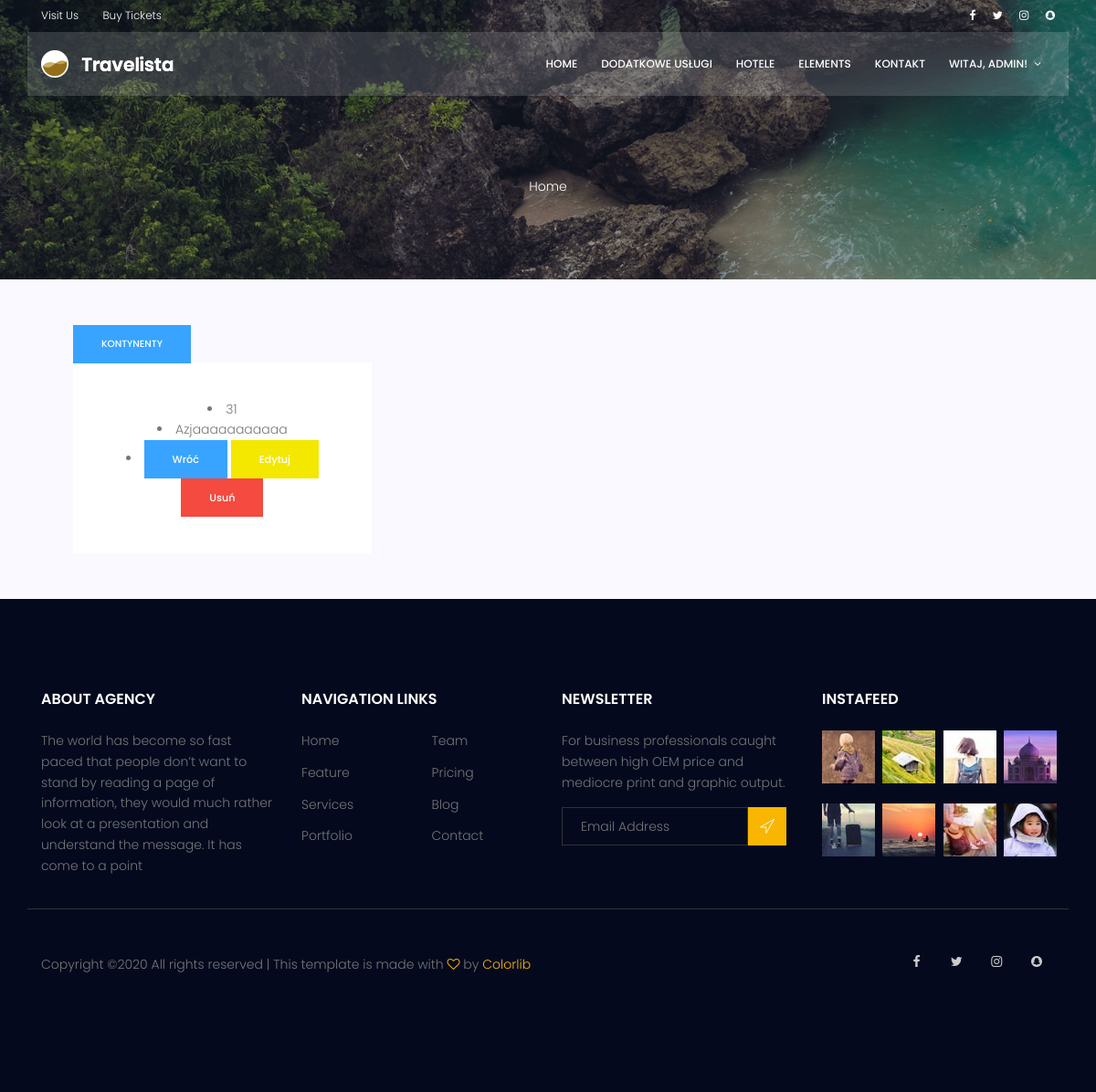
The page /core/admin_continent_details/31/ (signed in) on the database as committed earlier.
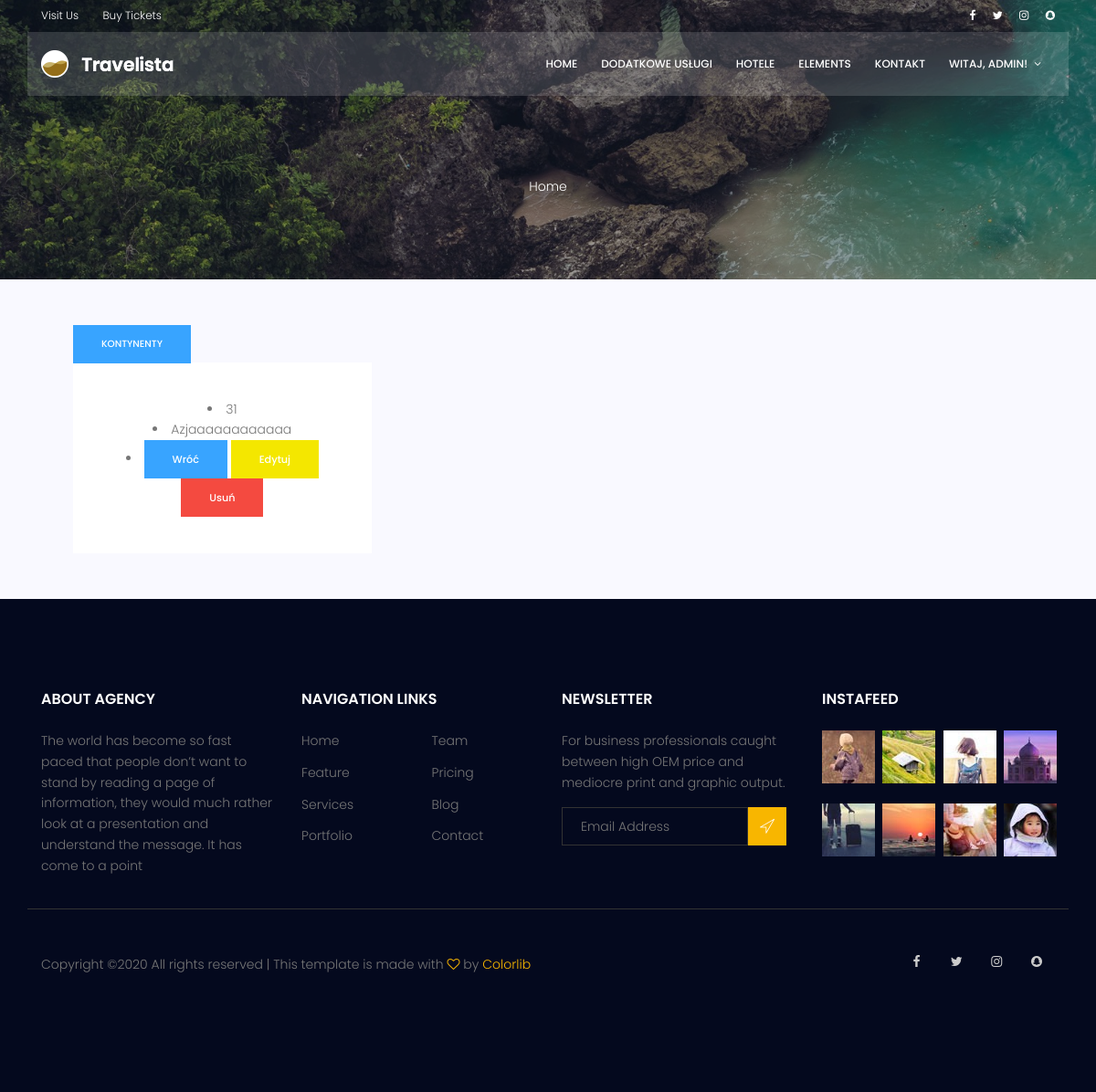
The same page on the database as committed later.
### core/models.py (models this page shows, shortened)
class Continent(models.Model):
    name = models.CharField(max_length=50)
    class Meta:
        ordering = ['name']

### core/views.py (the view)
# urls.py: path('admin_continent_details/<pk>/', AdminContinentDetailView.as_view(), name='admin_continent_details'),
class AdminContinentDetailView(PermissionRequiredMixin, DetailView):
    permission_required = 'core.view_continent'
    model = Continent
    template_name = 'core/admin_continent_details.html'

### core/templates/core/admin_continent_details.html (shortened to what the changed rows need)
{% load static %}
{% load core_extras %}
<body>
<!DOCTYPE html>
<html lang="zxx" class="no-js">
<head>
    <link rel="stylesheet" href="{% static 'css/linearicons.css' %}">
    <link rel="stylesheet" href="{% static 'css/font-awesome.min.css' %}">
    <link rel="stylesheet" href="{% static 'css/bootstrap.css' %}">
    <link rel="stylesheet" href="{% static 'css/magnific-popup.css' %}">
    <link rel="stylesheet" href="{% static 'css/jquery-ui.css' %}">
    <link rel="stylesheet" href="{% static 'css/nice-select.css' %}">
    <link rel="stylesheet" href="{% static 'css/animate.min.css' %}">
    <link rel="stylesheet" href="{% static 'css/owl.carousel.css' %}">
    <link rel="stylesheet" href="{% static 'css/main.css' %}">
</head>
<body>
<section class="destinations-area section-gap" style="padding: 50px">
    <div class="container" >
        <div class="whole-wrap">
            <div class="col-lg-4 col-md-6 banner-right">
                <div class="tab-content" id="myTabContent">
                    <div class="tab-pane fade show active" id="continent" role="tabpanel" aria-labelledby="continent-tab">
                        <div class="form-wrap">
                            <un>
                                <li>{{ continent.id }}</li>
                                <li>{{ continent.name }}</li>
                                <li> <a href="{% url 'core:admin_list' %}" class="genric-btn info">Wróć</a>
                                    <a href="{% url 'core:continent_update' pk=continent.id %}" class="genric-btn warning">Edytuj</a>
                                <a href="{% url 'core:continent_delete' pk=continent.id %}" class="genric-btn danger">Usuń</a></li>
                            </un>
                        </div>
                    </div>
                </div>
            </div>
            </div>
        </div>
</section>
</body>
</html>
</body>
</html>

Rows that differ between the two databases and show on the page:
changed Continent id 31: name "Azjaaaaaaaaaaa" → "Azjaaaaaaaaaaaa"
